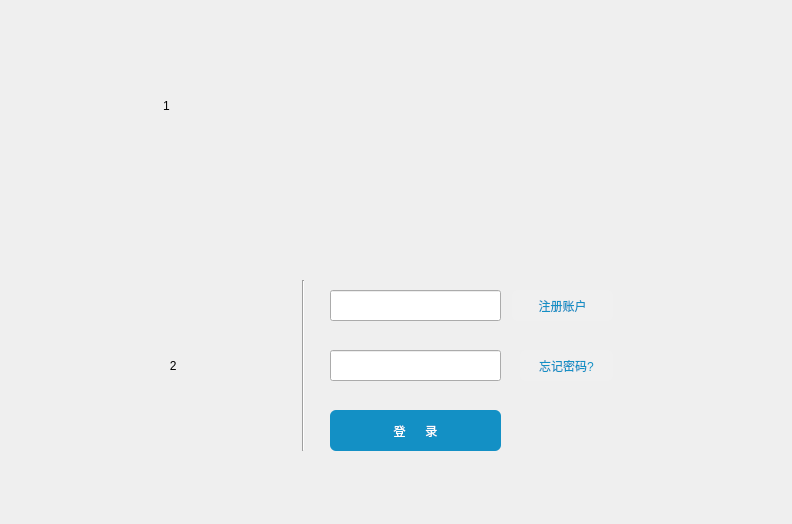
<?xml version="1.0" encoding="UTF-8"?>
<ui version="4.0">
 <class>loginDlg</class>
 <widget class="QDialog" name="loginDlg">
  <property name="geometry">
   <rect>
    <x>0</x>
    <y>0</y>
    <width>792</width>
    <height>524</height>
   </rect>
  </property>
  <property name="windowTitle">
   <string>Dialog</string>
  </property>
  <property name="windowIcon">
   <iconset>
    <normaloff>:/File/E:/SE_work/Qt_project/OnlibraryV1/images/图标.png</normaloff>:/File/E:/SE_work/Qt_project/OnlibraryV1/images/图标.png</iconset>
  </property>
  <property name="styleSheet">
   <string notr="true">QLineEdit { 
    border: 1px solid rgb(41, 57, 85);
    border-radius: 7px;
    background: white;
    selection-background-color: darkgray;
    font-size: 16px ;
}

QLineEdit:hover {
	border: 2px solid blue;
}

QLineEdit[echoMode=&quot;2&quot;] {
      lineedit-password-character: 42;
}


color: rgb(211, 211, 211);

</string>
  </property>
  <widget class="QLineEdit" name="lineEdit_user">
   <property name="geometry">
    <rect>
     <x>330</x>
     <y>290</y>
     <width>171</width>
     <height>31</height>
    </rect>
   </property>
  </widget>
  <widget class="QPasswordLineEdit" name="lineEdit_pwd">
   <property name="geometry">
    <rect>
     <x>330</x>
     <y>350</y>
     <width>171</width>
     <height>31</height>
    </rect>
   </property>
   <property name="styleSheet">
    <string notr="true"/>
   </property>
   <property name="echoMode">
    <enum>QLineEdit::Normal</enum>
   </property>
  </widget>
  <widget class="QPushButton" name="loginBtn">
   <property name="geometry">
    <rect>
     <x>330</x>
     <y>410</y>
     <width>171</width>
     <height>41</height>
    </rect>
   </property>
   <property name="styleSheet">
    <string notr="true">
QPushButton{
	border-radius:6px;
	background-color: #1390C5;
	min-width:80px;
	color:rgb(255, 255, 255);
	
	font: 25 10pt &quot;微软雅黑 Light&quot;;
}

QPushButton:pressed {
	background-color: #105D7E;
}

QPushButton:hover {
	background-color: #2BA0F3;
}
</string>
   </property>
   <property name="text">
    <string>登      录</string>
   </property>
  </widget>
  <widget class="QPushButton" name="registerBtn">
   <property name="geometry">
    <rect>
     <x>512</x>
     <y>290</y>
     <width>101</width>
     <height>31</height>
    </rect>
   </property>
   <property name="styleSheet">
    <string notr="true">
QPushButton{
	border-radius:6px;
	background-color: rgb(240, 240, 240);
	min-width:80px;
	color: #1390C5;
	font: 25 10pt &quot;微软雅黑 Light&quot;;
}


QPushButton:hover {
	font: 25 10pt &quot;微软雅黑 Light&quot;;
	text-decoration: underline;
}
</string>
   </property>
   <property name="text">
    <string>注册账户</string>
   </property>
  </widget>
  <widget class="QLabel" name="PLabel">
   <property name="geometry">
    <rect>
     <x>0</x>
     <y>0</y>
     <width>791</width>
     <height>211</height>
    </rect>
   </property>
   <property name="text">
    <string>                                                 1</string>
   </property>
  </widget>
  <widget class="QLabel" name="ULabel">
   <property name="geometry">
    <rect>
     <x>140</x>
     <y>280</y>
     <width>161</width>
     <height>171</height>
    </rect>
   </property>
   <property name="text">
    <string>         2</string>
   </property>
  </widget>
  <widget class="Line" name="line">
   <property name="geometry">
    <rect>
     <x>293</x>
     <y>280</y>
     <width>20</width>
     <height>171</height>
    </rect>
   </property>
   <property name="orientation">
    <enum>Qt::Vertical</enum>
   </property>
  </widget>
  <widget class="QPushButton" name="zhaohuiBtn">
   <property name="geometry">
    <rect>
     <x>520</x>
     <y>350</y>
     <width>93</width>
     <height>31</height>
    </rect>
   </property>
   <property name="styleSheet">
    <string notr="true">
QPushButton{
	border-radius:6px;
	background-color: rgb(240, 240, 240);
	min-width:80px;
	color: #1390C5;
	font: 25 10pt &quot;微软雅黑 Light&quot;;
}


QPushButton:hover {
	font: 25 10pt &quot;微软雅黑 Light&quot;;
	text-decoration: underline;
}
</string>
   </property>
   <property name="text">
    <string>忘记密码?</string>
   </property>
  </widget>
 </widget>
 <customwidgets>
  <customwidget>
   <class>QPasswordLineEdit</class>
   <extends>QLineEdit</extends>
   <header>qpasswordlineedit.h</header>
  </customwidget>
 </customwidgets>
 <resources/>
 <connections/>
</ui>
